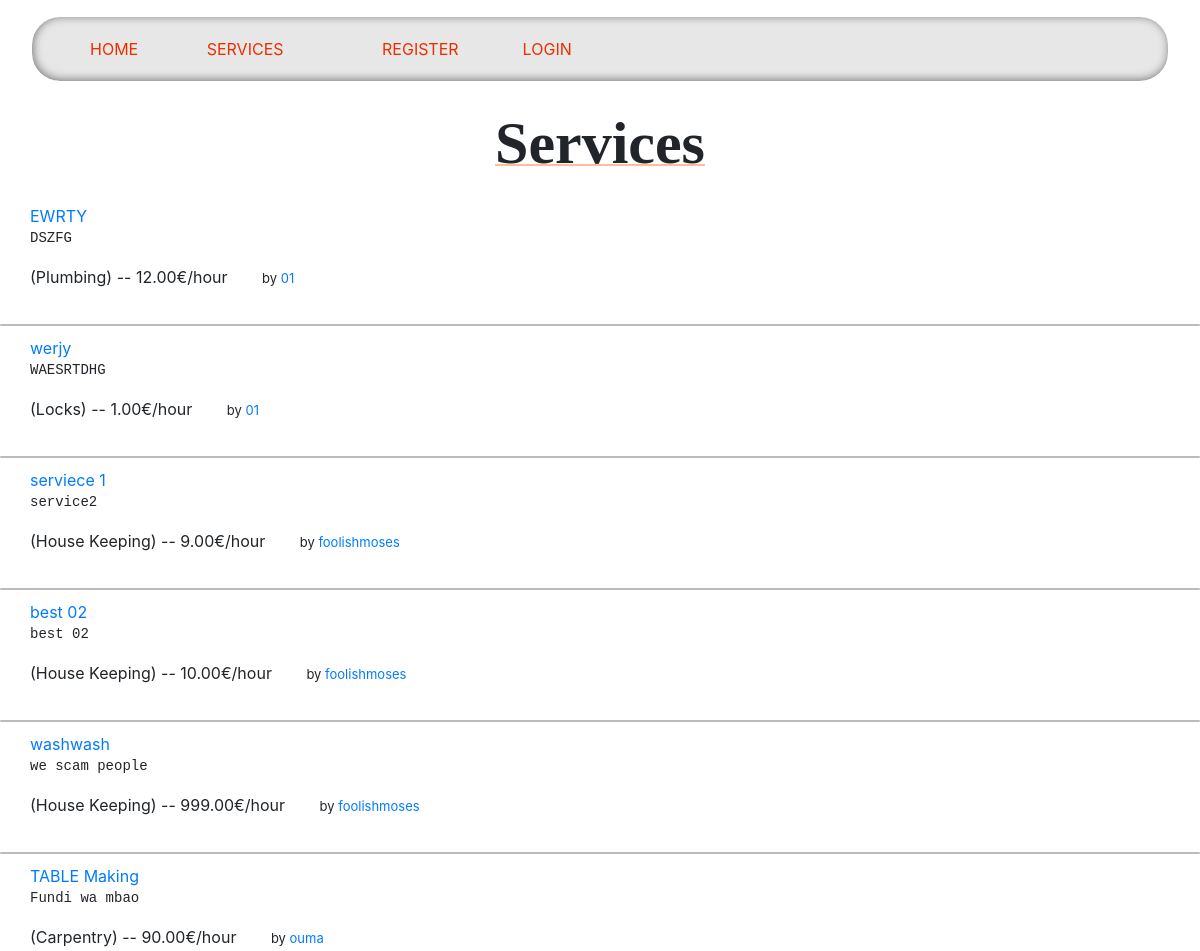
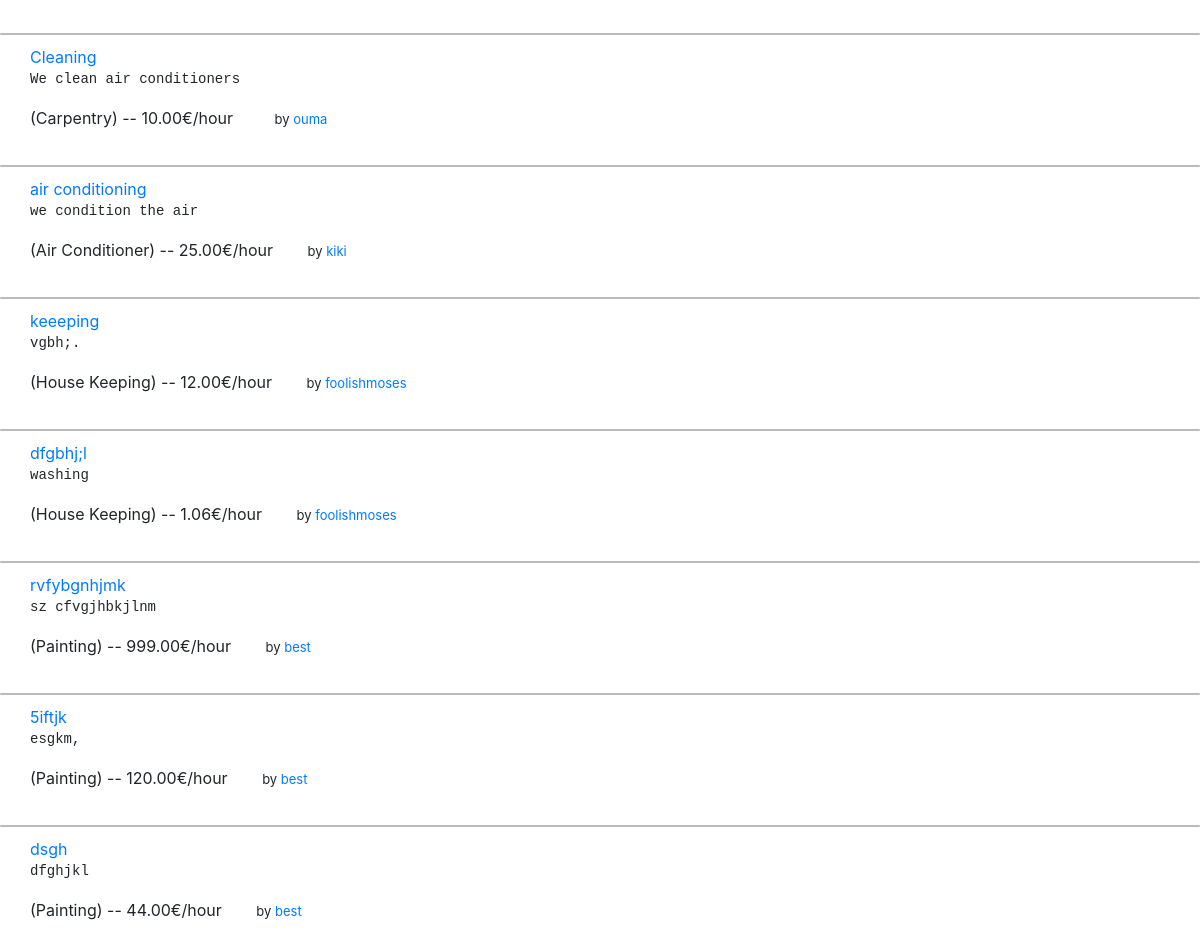
Page /services/ on the committed database (2 pictures, top to bottom).
### services/models.py (models this page shows, shortened)
class Service(models.Model):
    company = models.ForeignKey(Company, on_delete=models.CASCADE)
    name = models.CharField(max_length=40)
    description = models.TextField()
    price_hour = models.DecimalField(decimal_places=2, max_digits=100)
    rating = models.IntegerField(validators=[MinValueValidator(
        0), MaxValueValidator(5)], default=0)
    choices = (
        ('Air Conditioner', 'Air Conditioner'),
        ('Carpentry', 'Carpentry'),
        ('Electricity', 'Electricity'),
        ('Gardening', 'Gardening'),
        ('Home Machines', 'Home Machines'),
        ('House Keeping', 'House Keeping'),
        ('Interior Design', 'Interior Design'),
        ('Locks', 'Locks'),
        ('Painting', 'Painting'),
        ('Plumbing', 'Plumbing'),
        ('Water Heaters', 'Water Heaters'),
    )
    field = models.CharField(max_length=30, blank=False,
                             null=False, choices=choices)
    date = models.DateTimeField(auto_now=True, null=False)

### users/models.py (models this page shows, shortened)
class Company(models.Model):
    user = models.OneToOneField(
        User, on_delete=models.CASCADE, primary_key=True)
    field = models.CharField(max_length=70, choices=(('Air Conditioner', 'Air Conditioner'),
                                                     ('All in One', 'All in One'),
                                                     ('Carpentry', 'Carpentry'),
                                                     ('Electricity',
                                                      'Electricity'),
                                                     ('Gardening', 'Gardening'),
                                                     ('Home Machines',
                                                      'Home Machines'),
                                                     ('House Keeping',
                                                      'House Keeping'),
                                                     ('Interior Design',
                                                      'Interior Design'),
                                                     ('Locks', 'Locks'),
                                                     ('Painting', 'Painting'),
                                                     ('Plumbing', 'Plumbing'),
                                                     ('Water Heaters', 'Water Heaters')), blank=False, null=False)
    rating = models.IntegerField(
        validators=[MaxValueValidator(5), MinValueValidator(0)], default=0)

class User(AbstractUser):
    is_company = models.BooleanField(default=False)
    is_customer = models.BooleanField(default=False)
    email = models.EmailField(unique=True)
    USERNAME_FIELD = 'email'
    REQUIRED_FIELDS = ['username']
    def __str__(self):
        return self.username

### services/views.py (the view)
# urls.py: path('', views.service_list, name='services_list'),
def service_list(request):
    services = Service.objects.all().order_by("-date")
    return render(request, 'services/list.html', {'services': services})

### services/templates/services/list.html (shortened to what this page needs)
{% extends 'main/base.html' %}
{% block content %}
    <p class="title">Services</p>
    <div class="services_list">
        {% if services %}
            {% for service in services.all %}
                <div style="display: ruby;">
                    <div class="service_list_info">
                        <li>
                            <a href="/services/{{ service.id }}">
                                {{ service.name }}
                                <pre>{{ service.description }}</pre>
                            </a> ({{ service.field }}) -- {{ service.price_hour }}€/hour
                        </li>
                    </div>
                    <p style="display: block; margin: 0; float: right; font-size: small; margin-right: 30px;">
                        by <a href="/company/{{ service.company.user }}">{{ service.company.user }}</a>
                    </p>
                </div>
                {% if forloop.counter != services.all|length %}
                    <div class="line"></div>
                {% endif %}
            {% endfor %}
        {% else %}
            <h2>Sorry, no services available yet.</h2>
        {% endif %}
    </div>
{% endblock %}

### static/css/style.css (style rules this page uses)
body { background: #292929; font-family: 'Lexend Exa', sans-serif; padding: 0; margin: 0; }
a { color: #ee5e4b; text-decoration: none; }
.title { text-align: center; font-family: 'Times New Roman', Times, serif; font-size: 60px; font-weight: bold; text-decoration: 2px underline; text-decoration-color: rgba(255, 68, 0, 0.37); }
.services_list { padding: 0; margin-bottom: 20px; }
pre { display: none; }
.service_list_info { padding: 0 30px; }
.service_list_info li { list-style-type: none; }
.line { width: 100%; margin: 0 auto; height: 2px; background-color: #00000044; border-radius: 20px; margin-bottom: 10px; margin-top: 35px; }

### rows in the picture
Service: name "EWRTY", description "DSZFG", field "Plumbing", price_hour "12.00", company.user "01"
Service: name "werjy", description "WAESRTDHG", field "Locks", price_hour "1.00", company.user "01"
Service: name "serviece 1", description "service2", field "House Keeping", price_hour "9.00", company.user "foolishmoses"
Service: name "best 02", description "best 02", field "House Keeping", price_hour "10.00", company.user "foolishmoses"
Service: name "washwash", description "we scam people", field "House Keeping", price_hour "999.00", company.user "foolishmoses"
Service: name "TABLE Making", description "Fundi wa mbao", field "Carpentry", price_hour "90.00", company.user "ouma"
Service: name "Cleaning", description "We clean air conditioners", field "Carpentry", price_hour "10.00", company.user "ouma"
Service: name "air conditioning", description "we condition the air", field "Air Conditioner", price_hour "25.00", company.user "kiki"
Service: name "keeeping", description "vgbh;.", field "House Keeping", price_hour "12.00", company.user "foolishmoses"
Service: name "dfgbhj;l", description "washing", field "House Keeping", price_hour "1.06", company.user "foolishmoses"
Service: name "rvfybgnhjmk", description "sz cfvgjhbkjlnm", field "Painting", price_hour "999.00", company.user "best"
Service: name "5iftjk", description "esgkm,", field "Painting", price_hour "120.00", company.user "best"
Service: name "dsgh", description "dfghjkl", field "Painting", price_hour "44.00", company.user "best"
